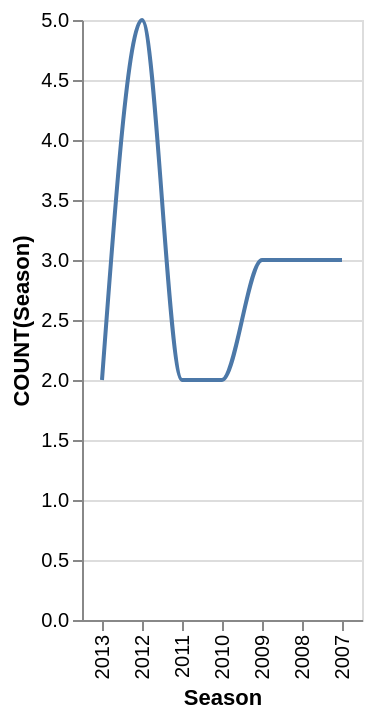

Write the Vega-Lite specification saved for this chart.
### Vega-Lite specification from a JSON file in a GitHub repository (floating-point values rounded to 4 significant figures)
{"data": {"values": [{"x_data": "2013", "y_data": 2}, {"x_data": "2012", "y_data": 5}, {"x_data": "2011", "y_data": 2}, {"x_data": "2010", "y_data": 2}, {"x_data": "2009", "y_data": 3}, {"x_data": "2008", "y_data": 3}, {"x_data": "2007", "y_data": 3}]}, "mark": {"type": "line", "interpolate": "monotone"}, "encoding": {"x": {"field": "x_data", "type": "nominal", "title": "Season", "sort": "descending"}, "y": {"field": "y_data", "type": "quantitative", "title": "COUNT(Season)"}}}
